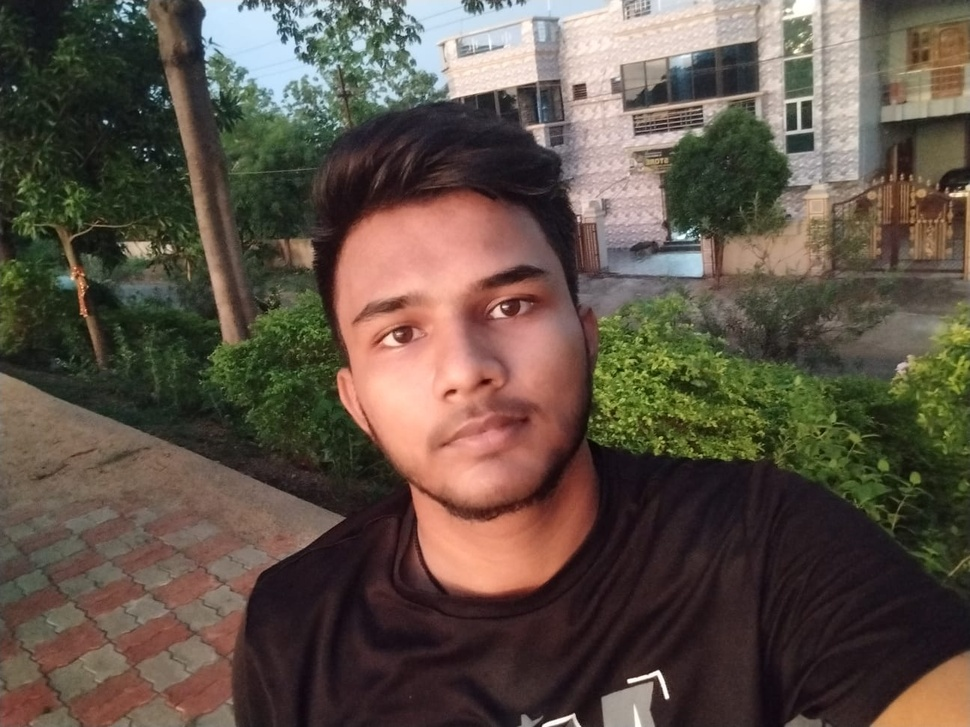
#> input picture Phase2/python_image.jpeg, 970 x 727 px, shrunk from 1296 x 972 before the run, found by its file name
$ python Rotation.py
#> lines starting #> are read from the running program, lines starting #| are printed output that depends on the picture
import cv2


image=cv2.imread("Python_image.jpeg")
#> image is the input picture: shape (727, 970, 3); mean B, G, R 70.9, 82.1, 94.7

if image is  None:
    print("Image is not loaded")
else:
    print("Wait Image is loading.......")
    h,w,c=image.shape
#> h = 727; w = 970; c = 3
    center=(w//2,h//2)
#> center = (485, 363)
    M=cv2.getRotationMatrix2D(center,90,1.0)
    rotated_image=cv2.warpAffine(image,M,(w,h))
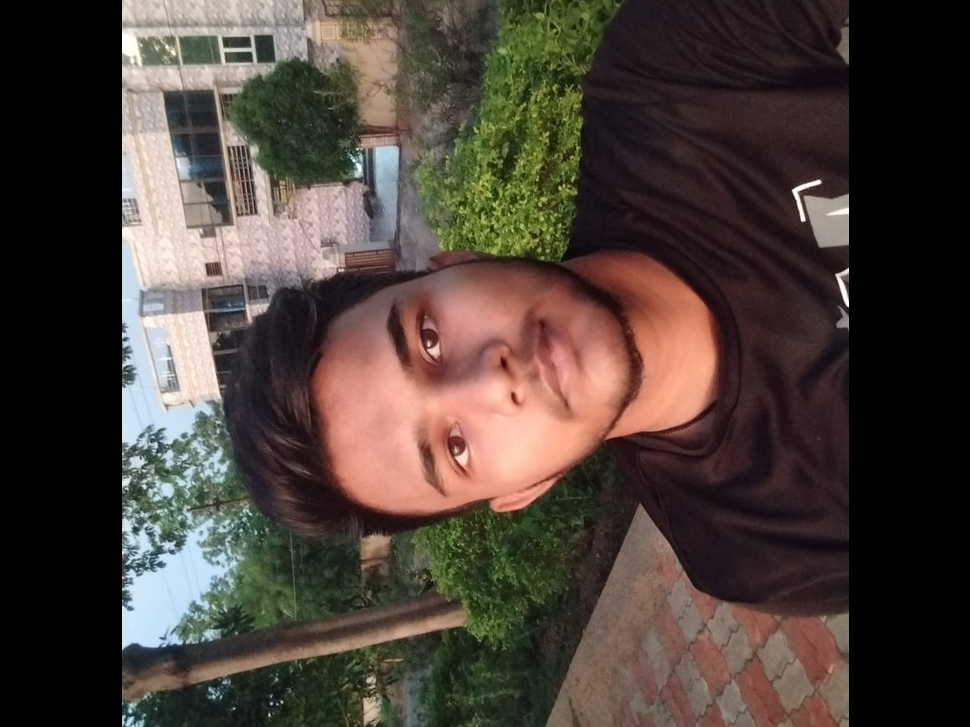
#> rotated_image: shape (727, 970, 3); mean B, G, R 57.1, 64.2, 75.2

    cv2.imshow("Original image",image)
    cv2.imshow("Rotated image",rotated_image)

    cv2.waitKey(0)
    cv2.destroyAllWindows()
